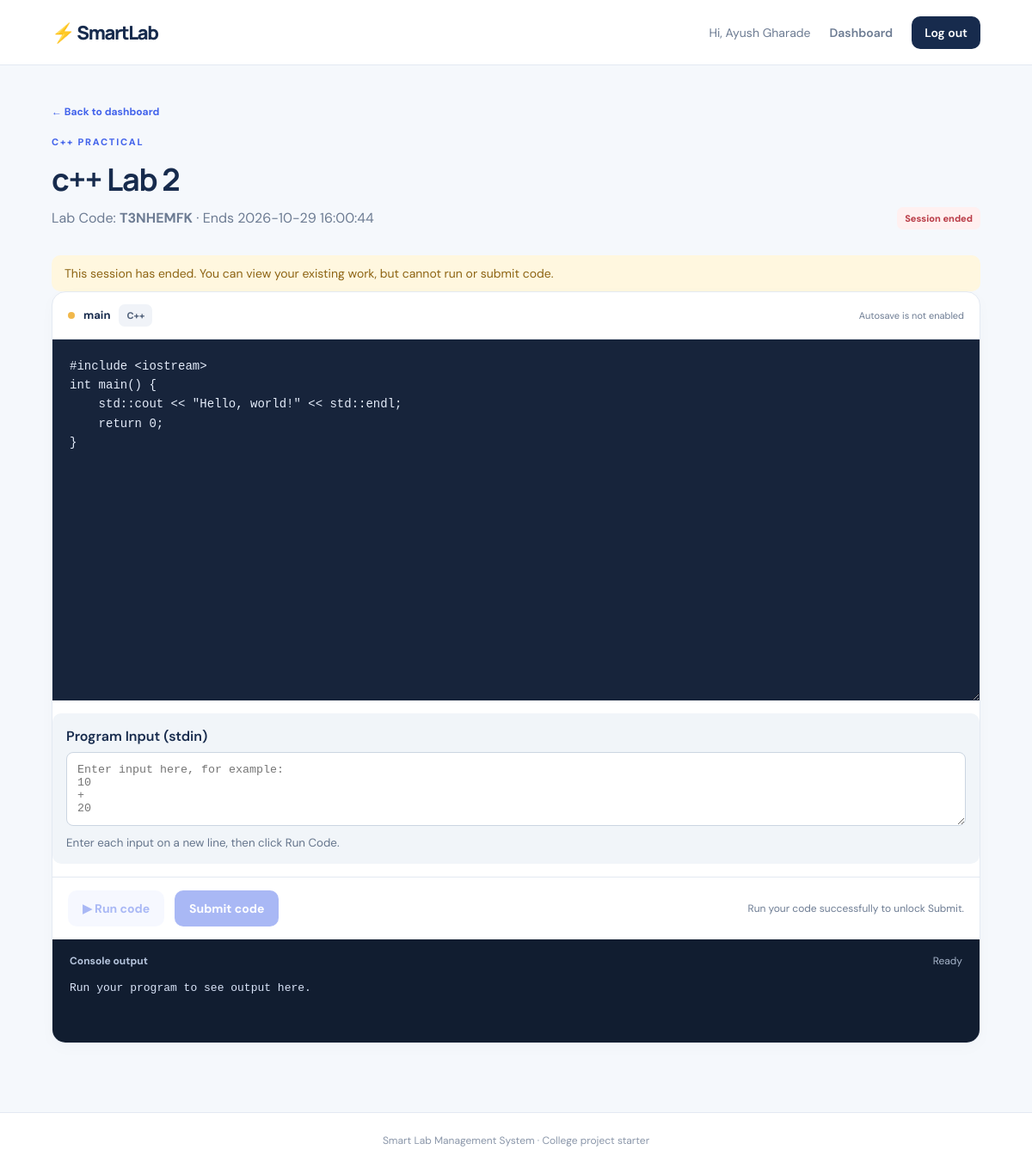
The app's page /student/lab/4 (signed in) with its own data.
### tables this page shows
CREATE TABLE labs (
            id INTEGER PRIMARY KEY AUTOINCREMENT,
            teacher_id INTEGER NOT NULL REFERENCES users(id),
            lab_code TEXT NOT NULL UNIQUE,
            name TEXT NOT NULL,
            language TEXT NOT NULL,
            duration_minutes INTEGER NOT NULL,
            created_at TEXT NOT NULL,
            ends_at TEXT NOT NULL,
            is_active INTEGER NOT NULL DEFAULT 1
        );

### app.py (the view)
@app.route("/student/lab/<int:lab_id>")
@login_required("student")
def student_lab(lab_id):
    lab = get_lab_for_student(lab_id, session["user_id"])
    with get_db() as db:
        submission = db.execute("SELECT * FROM submissions WHERE lab_id=? AND student_id=?",
                                (lab_id, session["user_id"])).fetchone()
    default_code = {
        "Python": 'print("Hello, world!")',
        "C": '#include <stdio.h>\nint main(void) {\n    printf("Hello, world!\\\\n");\n    return 0;\n}',
        "C++": '#include <iostream>\nint main() {\n    std::cout << "Hello, world!" << std::endl;\n    return 0;\n}',
        "Java": 'public class Main {\n    public static void main(String[] args) {\n        System.out.println("Hello, world!");\n    }\n}',
        "HTML": '<!doctype html>\n<html><head><title>My page</title></head><body><h1>Hello, world!</h1></body></html>',
    }
    return render_template("student_lab.html", lab=lab, submission=submission,
                           default_code=default_code[lab["language"]],
                           expired=(now() > datetime.fromisoformat(lab["ends_at"]) or not lab["is_active"]))

### app.py (called while the page is built)
def get_db():
    conn = sqlite3.connect(DB_PATH)
    conn.row_factory = sqlite3.Row
    conn.execute("PRAGMA foreign_keys = ON")
    return conn

def now():
    return datetime.now()

def login_required(role=None):
    def decorator(fn):
        @wraps(fn)
        def wrapper(*args, **kwargs):
            if "user_id" not in session:
                flash("Please log in first.", "warning")
                return redirect(url_for("login"))
            if role and session.get("role") != role:
                abort(403)
            return fn(*args, **kwargs)
        return wrapper
    return decorator

def get_lab_for_student(lab_id, student_id):
    with get_db() as db:
        lab = db.execute("""
            SELECT l.* FROM labs l JOIN lab_students ls ON ls.lab_id=l.id
            WHERE l.id=? AND ls.student_id=?
        """, (lab_id, student_id)).fetchone()
    if not lab:
        abort(403)
    return lab

### templates/student_lab.html (shortened to what this page needs)
{% extends "base.html" %}
{% block content %}
<div class="page-heading compact-heading">
  <div>
    <a class="back-link" href="{{ url_for('student_dashboard') }}">← Back to dashboard</a>
    <span class="eyebrow">{{ lab.language }} PRACTICAL</span>
    <h1>{{ lab.name }}</h1>
    <p>Lab Code: <strong>{{ lab.lab_code }}</strong> · Ends {{ lab.ends_at|replace('T',' ') }}</p>
  </div>
  <span class="badge {{ 'closed' if expired else 'active' }}">
    {{ 'Session ended' if expired else 'Session open' }}
  </span>
</div>
{% if expired %}
<div class="flash warning">
  This session has ended. You can view your existing work, but cannot run or submit code.
</div>
{% endif %}
<div class="editor-layout panel">
  <div class="editor-toolbar">
    <div>
      <span class="file-dot"></span>
      <strong id="filename">main</strong>
      <span class="language-tag">{{ lab.language }}</span>
    </div>
    <span class="muted">Autosave is not enabled</span>
  </div>
  <textarea id="fallback-code" class="fallback-code" spellcheck="false">{{ submission.code if submission else default_code }}</textarea>
<div class="program-input-panel" style="padding:16px; background:#f1f5f9; border-radius:10px; margin:15px 0;">
  <label for="program-input" style="display:block; font-weight:600; margin-bottom:8px;">
    Program Input (stdin)
  </label>
  <textarea
    id="program-input"
    placeholder="Enter input here, for example:&#10;10&#10;+&#10;20"
    rows="4"
    style="width:100%; padding:12px; border:1px solid #cbd5e1; border-radius:8px; font-family:monospace; resize:vertical;"
  ></textarea>
  <small style="display:block; margin-top:6px; color:#64748b;">
    Enter each input on a new line, then click Run Code.
  </small>
</div>
  <div class="editor-actions">
    <button id="run-button" class="button secondary" type="button" {% if expired %}disabled{% endif %}>
      ▶ Run code
    </button>
    <form method="post" action="{{ url_for('submit_student_code', lab_id=lab.id) }}" id="submit-form">
      <button id="submit-button" class="button primary" type="submit" disabled>
        Submit code
      </button>
    </form>
    <span id="run-state" class="run-state" aria-live="polite">
      Run your code successfully to unlock Submit.
    </span>
  </div>
  <section class="output-panel">
    <div class="output-title">
      <strong>Console output</strong>
      <span id="output-label">Ready</span>
    </div>
    <pre id="output">Run your program to see output here.</pre>
  </section>
</div>
{% endblock %}

### static/style.css (style rules this page uses)
:root { --ink:#172b4d;--muted:#6d7c93;--line:#e3e9f2;--paper:#f5f8fc;--blue:#4263eb;--blue-dark:#2949ce;--mint:#d9f7e8;--green:#13875e;--red:#c2414d;--shadow:0 12px 34px rgba(31,52,91,.07) }
* { box-sizing:border-box }
body { margin:0;background:var(--paper);color:var(--ink);font-family:'DM Sans',sans-serif;min-height:100vh }
h1,h2,h3,h4 { font-family:Manrope,sans-serif;letter-spacing:-.035em;margin-top:0 }
p { line-height:1.6 }
.eyebrow { font-size:11px;font-weight:800;letter-spacing:.16em;color:var(--blue);display:block;margin-bottom:12px }
.button { display:inline-flex;justify-content:center;align-items:center;gap:8px;border:0;border-radius:10px;padding:12px 17px;font:700 14px 'DM Sans',sans-serif;text-decoration:none;cursor:pointer;transition:transform .15s,background .15s }
.button:disabled { opacity:.45;cursor:not-allowed;transform:none }
.primary { background:var(--blue);color:white }
.secondary { background:#edf1ff;color:var(--blue) }
.feature-card,.panel { background:#fff;border:1px solid var(--line);border-radius:16px;box-shadow:0 5px 18px rgba(31,52,91,.025) }
.form-foot a,.back-link { color:var(--blue);font-weight:700;text-decoration:none }
.flash { padding:12px 15px;border-radius:10px;font-size:14px }
.flash.warning { background:#fff7df;color:#8d6413 }
.page-heading { display:flex;justify-content:space-between;align-items:center;gap:24px;margin-bottom:30px }
.page-heading h1 { font-size:36px;margin:0 0 8px }
.page-heading p { color:var(--muted);margin:0 }
.compact-heading { align-items:flex-end }
.compact-heading .eyebrow { margin-top:18px }
.back-link { display:inline-block;font-size:12px;margin-bottom:2px }
.language-tag { font-size:11px;font-weight:800;color:#51617a;background:#f0f3f8;border-radius:7px;padding:6px 9px }
.badge { font-size:11px;font-weight:800;padding:6px 9px;border-radius:7px;background:#eef1f5;color:#65738a;white-space:nowrap }
.badge.closed,.badge.incorrect { background:#fff0f0;color:#ba3d48 }
.muted { color:var(--muted);font-size:13px }
.editor-layout { overflow:hidden }
.editor-toolbar { display:flex;align-items:center;justify-content:space-between;padding:14px 18px;border-bottom:1px solid var(--line);font-size:13px }
.editor-toolbar>div { display:flex;align-items:center;gap:10px }
.file-dot { width:8px;height:8px;border-radius:50%;background:#f1b84b }
.editor-toolbar .muted { font-size:11px }
.fallback-code { width:100%;height:420px;resize:vertical;border:0;background:#17243b;color:#e4ecfa;padding:20px;font:14px/1.6 monospace;outline:none }
.editor-actions { display:flex;align-items:center;gap:12px;padding:15px 18px;flex-wrap:wrap;border-top:1px solid var(--line) }
.editor-actions form { margin:0 }
.run-state { font-size:12px;color:var(--muted);margin-left:auto }
.output-panel { background:#111d30;color:#d9e4f8;padding:17px 20px;min-height:120px }
.output-title { display:flex;justify-content:space-between;font-size:12px;color:#b5c4dc }
.output-title span { color:#a6b4c9 }
#output { white-space:pre-wrap;overflow-wrap:anywhere;font:13px/1.6 monospace;margin:14px 0 0;color:#d9e4f8;max-height:250px;overflow:auto }

### records on screen
labs: language "C++", name "c++ Lab 2", lab_code "T3NHEMFK", ends_at "2026-10-29 16:00:44"

### other values on screen
{{ session.get('name') }} "Ayush Gharade"
{{ 'Session ended' if expired else 'Session open' }} "Session ended"
